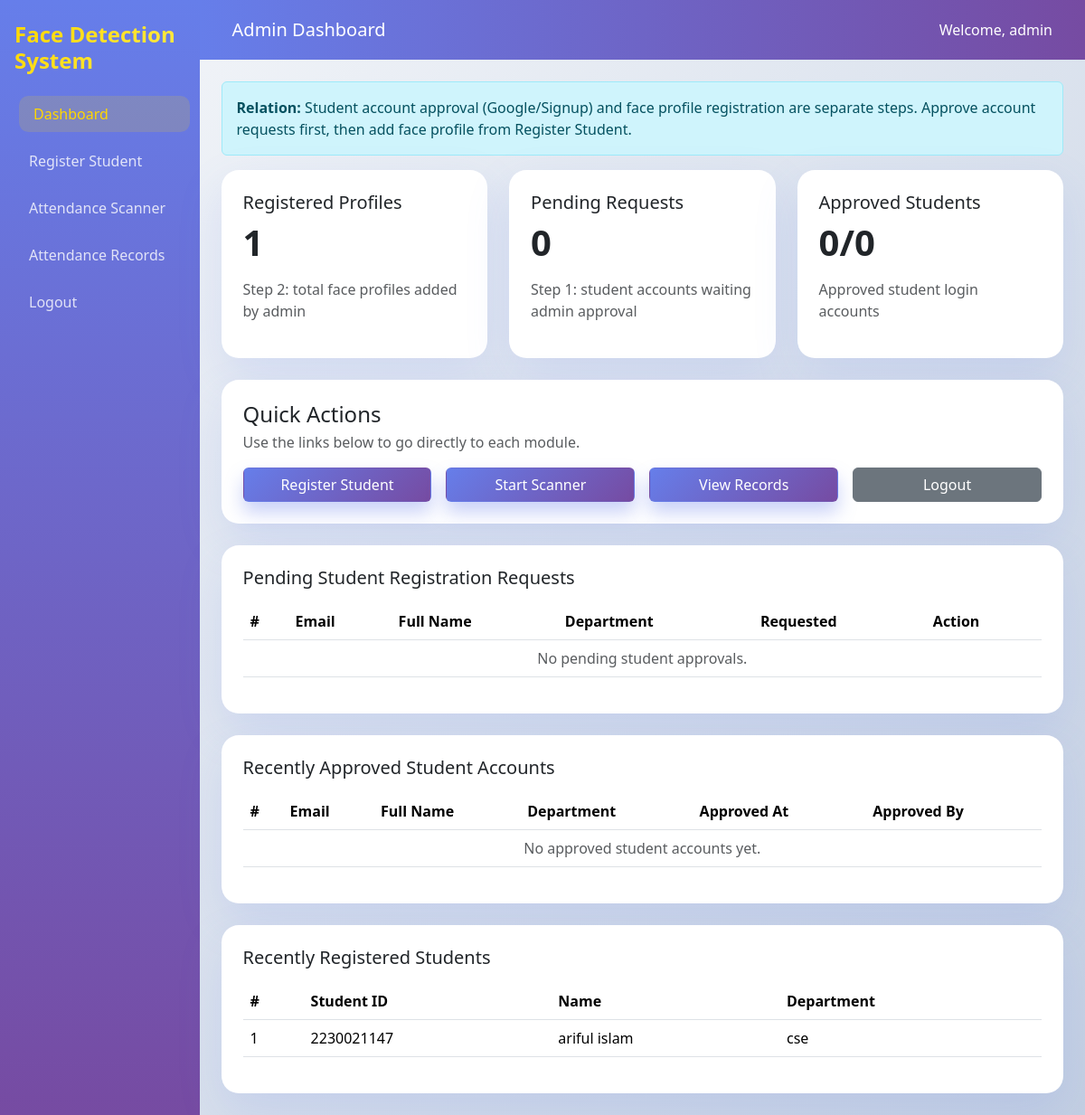
The app's page /admin_dashboard (signed in), older data.
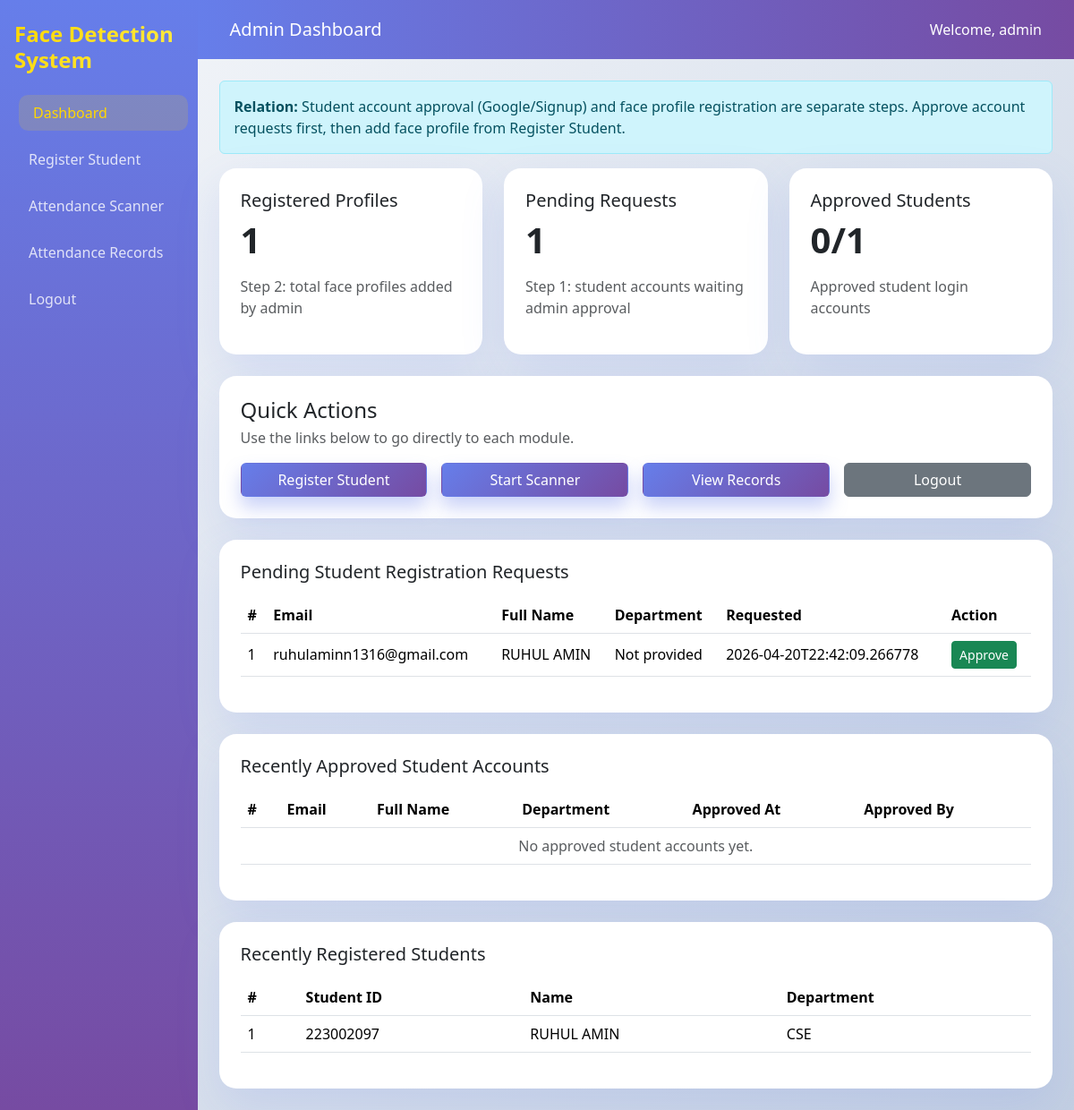
The same page, newer data.
### tables this page shows
CREATE TABLE Students (
            id INTEGER PRIMARY KEY AUTOINCREMENT,
            student_id TEXT UNIQUE NOT NULL,
            name TEXT NOT NULL,
            department TEXT NOT NULL,
            image_path TEXT NOT NULL
        );

CREATE TABLE Users (
            id INTEGER PRIMARY KEY AUTOINCREMENT,
            username TEXT UNIQUE NOT NULL,
            password TEXT NOT NULL,
            role TEXT DEFAULT 'user'
        , full_name TEXT, department TEXT, approval_status TEXT DEFAULT 'pending', created_at TEXT, approved_at TEXT, approved_by TEXT, auth_provider TEXT DEFAULT 'password');

### app.py (the view)
@app.route("/admin_dashboard")
def admin_dashboard():
    if not session.get("user") or session.get("role") != "admin":
        return redirect(url_for("login"))
    today = datetime.now().strftime("%Y-%m-%d")
    conn = get_db()
    student_count = conn.execute("SELECT COUNT(*) FROM Students").fetchone()[0]
    total_student_accounts = conn.execute(
        "SELECT COUNT(*) FROM Users WHERE role = 'student'"
    ).fetchone()[0]
    approved_student_accounts = conn.execute(
        "SELECT COUNT(*) FROM Users WHERE role = 'student' AND approval_status = 'approved'"
    ).fetchone()[0]
    pending_student_requests = conn.execute(
        "SELECT COUNT(*) FROM Users WHERE role = 'student' AND approval_status = 'pending'"
    ).fetchone()[0]
    pending_users = conn.execute(
        "SELECT id, username, full_name, department, created_at FROM Users WHERE role = 'student' AND approval_status = 'pending' ORDER BY id DESC"
    ).fetchall()
    approved_users = conn.execute(
        "SELECT username, full_name, department, approved_at, approved_by FROM Users WHERE role = 'student' AND approval_status = 'approved' ORDER BY id DESC LIMIT 10"
    ).fetchall()
    total_records = conn.execute("SELECT COUNT(*) FROM Attendance").fetchone()[0]
    today_records = conn.execute(
        "SELECT COUNT(*) FROM Attendance WHERE date = ?", (today,)
    ).fetchone()[0]
    recent_students = conn.execute(
        "SELECT * FROM Students ORDER BY id DESC LIMIT 5"
    ).fetchall()
    conn.close()
    return render_template(
        "dashboard.html",
        student_count=student_count,
        total_student_accounts=total_student_accounts,
        approved_student_accounts=approved_student_accounts,
        pending_student_requests=pending_student_requests,
        pending_users=pending_users,
        approved_users=approved_users,
        total_records=total_records,
        today_records=today_records,
        recent_students=recent_students,
        is_admin=True,
    )

### app.py (called while the page is built)
def get_db():
    connection = sqlite3.connect(DATABASE)
    connection.row_factory = sqlite3.Row
    return connection

### templates/dashboard.html (shortened to what this page needs)
<!doctype html>
<html lang="en">
  <head>
    <link href="https://cdn.jsdelivr.net/npm/bootstrap@5.3.2/dist/css/bootstrap.min.css" rel="stylesheet" />
    <link rel="stylesheet" href="{{ url_for('static', filename='css/style.css') }}" />
  </head>
  <body>
    <div class="d-flex">
      <div class="sidebar">
        <h4 class="text-white mb-4">Face Detection System</h4>
        <nav class="nav flex-column">
          <a class="nav-link active" href="{{ url_for('dashboard') }}">Dashboard</a>
          {% if is_admin %}
          <a class="nav-link" href="{{ url_for('register') }}">Register Student</a>
          <a class="nav-link" href="{{ url_for('scanner') }}">Attendance Scanner</a>
          {% endif %}
          <a class="nav-link" href="{{ url_for('records') }}">Attendance Records</a>
          <a class="nav-link" href="{{ url_for('logout') }}">Logout</a>
        </nav>
      </div>
      <div class="flex-grow-1">
        <nav class="navbar navbar-expand-lg navbar-custom px-4 py-3">
          <div class="container-fluid">
            <span class="navbar-brand mb-0 h1 text-white">{{ 'Admin Dashboard' if is_admin else 'Student Dashboard' }}</span>
            <div class="text-white">Welcome, {{ session['user'] }}</div>
          </div>
        </nav>
        <main class="p-4">
          {% if is_admin %}
          <div class="alert alert-info" role="alert">
            <strong>Relation:</strong> Student account approval (Google/Signup) and face profile registration are separate steps.
            Approve account requests first, then add face profile from Register Student.
          </div>
          {% endif %}
          <div class="row g-4 mb-4">
            <div class="col-md-4">
              <div class="card card-custom p-4 h-100">
                {% if is_admin %}
                <h5>Registered Profiles</h5>
                <p class="display-6 fw-bold">{{ student_count }}</p>
                <p class="text-muted">Step 2: total face profiles added by admin</p>
                {% else %}
                <h5>Account Status</h5>
                <p class="display-6 fw-bold">Approved</p>
                <p class="text-muted">Your student account is active</p>
                {% endif %}
              </div>
            </div>
            <div class="col-md-4">
              <div class="card card-custom p-4 h-100">
                {% if is_admin %}
                <h5>Pending Requests</h5>
                <p class="display-6 fw-bold">{{ pending_student_requests }}</p>
                <p class="text-muted">Step 1: student accounts waiting admin approval</p>
                {% else %}
                <h5>Today Attendance</h5>
                <p class="display-6 fw-bold">{{ today_records }}</p>
                <p class="text-muted">Attendance marked today</p>
                {% endif %}
              </div>
            </div>
            <div class="col-md-4">
              <div class="card card-custom p-4 h-100">
                {% if is_admin %}
                <h5>Approved Students</h5>
                <p class="display-6 fw-bold">{{ approved_student_accounts }}/{{ total_student_accounts }}</p>
                <p class="text-muted">Approved student login accounts</p>
                {% else %}
                <h5>Total Records</h5>
                <p class="display-6 fw-bold">{{ total_records }}</p>
                <p class="text-muted">All attendance entries</p>
                {% endif %}
              </div>
            </div>
          </div>
          {% if is_admin %}
          <div class="card card-custom p-4">
            <div class="d-flex justify-content-between align-items-center mb-3">
              <div>
                <h4 class="mb-1">Quick Actions</h4>
                <p class="text-muted mb-0">Use the links below to go directly to each module.</p>
              </div>
            </div>
            <div class="row g-3">
              <div class="col-sm-6 col-xl-3">
                <a href="{{ url_for('register') }}" class="btn btn-primary w-100">Register Student</a>
              </div>
              <div class="col-sm-6 col-xl-3">
                <a href="{{ url_for('scanner') }}" class="btn btn-primary w-100">Start Scanner</a>
              </div>
              <div class="col-sm-6 col-xl-3">
                <a href="{{ url_for('records') }}" class="btn btn-primary w-100">View Records</a>
              </div>
              <div class="col-sm-6 col-xl-3">
                <a href="{{ url_for('logout') }}" class="btn btn-secondary w-100">Logout</a>
              </div>
            </div>
          </div>
          {% endif %}
          {% if is_admin %}
          <div class="card card-custom p-4 mt-4">
            <h5 class="mb-3">Pending Student Registration Requests</h5>
            <div class="table-responsive">
              <table class="table table-hover align-middle">
                <thead>
                  <tr>
                    <th>#</th>
                    <th>Email</th>
                    <th>Full Name</th>
                    <th>Department</th>
                    <th>Requested</th>
                    <th>Action</th>
                  </tr>
                </thead>
                <tbody>
                  {% if pending_users %}
                    {% for user in pending_users %}
                      <tr>
                        <td>{{ loop.index }}</td>
                        <td>{{ user['username'] }}</td>
                        <td>{{ user['full_name'] or 'Not provided' }}</td>
                        <td>{{ user['department'] or 'Not provided' }}</td>
                        <td>{{ user['created_at'] or '-' }}</td>
                        <td>
                          <a href="{{ url_for('approve_user', user_id=user['id']) }}" class="btn btn-sm btn-success" onclick="return confirm('Approve this student account?')">Approve</a>
                        </td>
                      </tr>
                    {% endfor %}
                  {% else %}
                    <tr>
                      <td colspan="6" class="text-center text-muted">No pending student approvals.</td>
                    </tr>
                  {% endif %}
                </tbody>
              </table>
            </div>
          </div>
          {% endif %}
          {% if is_admin %}
          <div class="card card-custom p-4 mt-4">
            <h5 class="mb-3">Recently Approved Student Accounts</h5>
            <div class="table-responsive">
              <table class="table table-hover align-middle">
                <thead>
                  <tr>
                    <th>#</th>
                    <th>Email</th>
                    <th>Full Name</th>
                    <th>Department</th>
                    <th>Approved At</th>
                    <th>Approved By</th>
                  </tr>
                </thead>
                <tbody>
                  {% if approved_users %}
                    {% for user in approved_users %}
                      <tr>
                        <td>{{ loop.index }}</td>
                        <td>{{ user['username'] }}</td>
                        <td>{{ user['full_name'] or 'Not provided' }}</td>
                        <td>{{ user['department'] or 'Not provided' }}</td>
                        <td>{{ user['approved_at'] or '-' }}</td>
                        <td>{{ user['approved_by'] or '-' }}</td>
                      </tr>
                    {% endfor %}
                  {% else %}
                    <tr>
                      <td colspan="6" class="text-center text-muted">No approved student accounts yet.</td>
                    </tr>
                  {% endif %}
                </tbody>
              </table>
            </div>
          </div>
          {% endif %}
          {% if is_admin %}
          <div class="card card-custom p-4 mt-4">
            <h5 class="mb-3">Recently Registered Students</h5>
            <div class="table-responsive">
              <table class="table table-hover align-middle">
                <thead>
                  <tr>
                    <th>#</th>
                    <th>Student ID</th>
                    <th>Name</th>
                    <th>Department</th>
                  </tr>
                </thead>
                <tbody>
                  {% if recent_students %}
                    {% for student in recent_students %}
                      <tr>
                        <td>{{ loop.index }}</td>
                        <td>{{ student['student_id'] }}</td>
                        <td>{{ student['name'] }}</td>
                        <td>{{ student['department'] }}</td>
                      </tr>
                    {% endfor %}
                  {% else %}
                    <tr>
                      <td colspan="4" class="text-center text-muted">No students registered yet.</td>
                    </tr>
                  {% endif %}
                </tbody>
              </table>
            </div>
          </div>
          {% endif %}
        </main>
      </div>
    </div>
  </body>
</html>

### static/css/style.css (style rules this page uses)
body { background: linear-gradient(135deg, #f5f7fa 0%, #c3cfe2 100%); color: #2c3e50; min-height: 100vh; font-family: "Segoe UI", Tahoma, Geneva, Verdana, sans-serif; }
a { color: #ffffff; transition: all 0.3s ease; }
.sidebar { background: linear-gradient(180deg, #667eea 0%, #764ba2 100%); min-height: 100vh; padding: 1.5rem 1rem; }
.sidebar h4 { background: linear-gradient(135deg, #ffd700 0%, #ffed4e 100%); -webkit-background-clip: text; -webkit-text-fill-color: transparent; background-clip: text; font-weight: 700; }
.sidebar .nav-link { color: rgba(255, 255, 255, 0.8); font-weight: 500; margin-bottom: 0.75rem; transition: all 0.3s ease; }
.sidebar .nav-link.active, .sidebar .nav-link:hover { background: rgba(255, 215, 0, 0.15); color: #ffd700; border-radius: 0.65rem; transform: translateX(5px); }
.navbar-custom { background: linear-gradient(90deg, #667eea 0%, #764ba2 100%); }
.card-custom { border: none; border-radius: 1.2rem; box-shadow: 0 20px 50px rgba(102, 126, 234, 0.15); transition: all 0.3s ease; }
.btn-primary { background: linear-gradient(135deg, #667eea 0%, #764ba2 100%); border-color: transparent; box-shadow: 0 12px 20px rgba(102, 126, 234, 0.35); transition: all 0.3s ease; }
.table thead { background: linear-gradient(90deg, #667eea 0%, #764ba2 100%); color: #ffffff; }

Row changes from the older to the newer data that the page shows:
removed Students: student_id "2230021147", name "ariful islam", department "cse"
added Users: username "ruhulaminn1316@gmail.com", full_name "RUHUL AMIN", user "Not provided", created_at "2026-04-20T22:42:09.266778"
added Students: student_id "223002097", name "RUHUL AMIN", department "CSE"
Text that changed along with them:
{{ pending_student_requests }}: "0" → "1"
{{ total_student_accounts }}: "0" → "1"
text no longer shown: "No pending student approvals."
